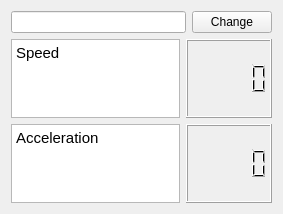
<?xml version="1.0" encoding="UTF-8"?>
<ui version="4.0">
 <class>MainWindow</class>
 <widget class="QMainWindow" name="MainWindow">
  <property name="geometry">
   <rect>
    <x>0</x>
    <y>0</y>
    <width>283</width>
    <height>214</height>
   </rect>
  </property>
  <property name="windowTitle">
   <string>MainWindow</string>
  </property>
  <widget class="QWidget" name="centralWidget">
   <layout class="QGridLayout" name="gridLayout">
    <item row="0" column="0" colspan="2">
     <widget class="QLineEdit" name="lineEditDisplacement">
      <property name="text">
       <string/>
      </property>
     </widget>
    </item>
    <item row="0" column="2">
     <widget class="QPushButton" name="pushButton">
      <property name="text">
       <string>Change</string>
      </property>
     </widget>
    </item>
    <item row="1" column="0">
     <widget class="QTextBrowser" name="textBrowser">
      <property name="html">
       <string>&lt;!DOCTYPE HTML PUBLIC &quot;-//W3C//DTD HTML 4.0//EN&quot; &quot;http://www.w3.org/TR/REC-html40/strict.dtd&quot;&gt;
&lt;html&gt;&lt;head&gt;&lt;meta name=&quot;qrichtext&quot; content=&quot;1&quot; /&gt;&lt;style type=&quot;text/css&quot;&gt;
p, li { white-space: pre-wrap; }
&lt;/style&gt;&lt;/head&gt;&lt;body style=&quot; font-family:'Ubuntu'; font-size:11pt; font-weight:400; font-style:normal;&quot;&gt;
&lt;p style=&quot; margin-top:0px; margin-bottom:0px; margin-left:0px; margin-right:0px; -qt-block-indent:0; text-indent:0px;&quot;&gt;Speed&lt;/p&gt;&lt;/body&gt;&lt;/html&gt;</string>
      </property>
     </widget>
    </item>
    <item row="1" column="1" colspan="2">
     <widget class="QLCDNumber" name="lcdNumberSpeed"/>
    </item>
    <item row="2" column="0">
     <widget class="QTextBrowser" name="textBrowser_2">
      <property name="html">
       <string>&lt;!DOCTYPE HTML PUBLIC &quot;-//W3C//DTD HTML 4.0//EN&quot; &quot;http://www.w3.org/TR/REC-html40/strict.dtd&quot;&gt;
&lt;html&gt;&lt;head&gt;&lt;meta name=&quot;qrichtext&quot; content=&quot;1&quot; /&gt;&lt;style type=&quot;text/css&quot;&gt;
p, li { white-space: pre-wrap; }
&lt;/style&gt;&lt;/head&gt;&lt;body style=&quot; font-family:'Ubuntu'; font-size:11pt; font-weight:400; font-style:normal;&quot;&gt;
&lt;p style=&quot; margin-top:0px; margin-bottom:0px; margin-left:0px; margin-right:0px; -qt-block-indent:0; text-indent:0px;&quot;&gt;Acceleration&lt;/p&gt;&lt;/body&gt;&lt;/html&gt;</string>
      </property>
     </widget>
    </item>
    <item row="2" column="1" colspan="2">
     <widget class="QLCDNumber" name="lcdNumberAcceleration"/>
    </item>
   </layout>
  </widget>
 </widget>
 <layoutdefault spacing="6" margin="11"/>
 <resources/>
 <connections/>
</ui>
